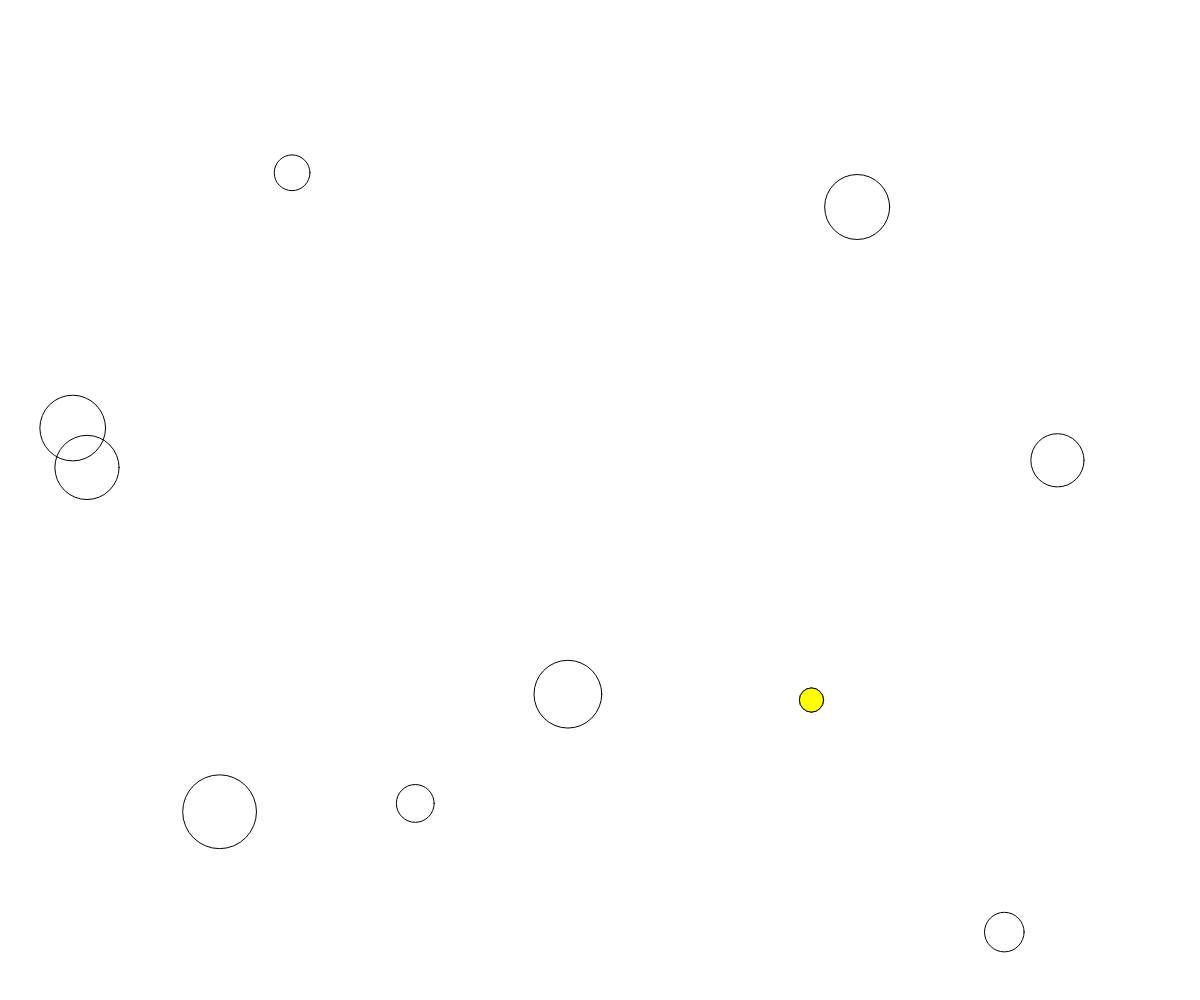
Frame 1 (no input)
Frame 60 (no input): identical to frame 1, image omitted
Frame 120 (the mouse pressed at the canvas centre since frame 60): identical to frame 1, image omitted

The p5.js sketch that drew this single still picture (run headless with seeded random() and noise() and a simulated clock; from frame 60 on, the mouse is pressed at the canvas centre):

// p5.js sketch
// ── sketch.js
// 10 Find the smallest circle
// Fahad Hussain
// March 6-2025

const NUM_CIRCLES = 10;

function setup() {
  createCanvas(windowWidth, windowHeight);
  generateCircles();
}

function draw() {
  // background(220);
}

function generateCircles(){
  // draw NUM_CIRCLES circles with no fill
  // the smallest one will be filled with a color
  // variables to track smallest so far
  let smallestDiameter = Infinity;
  let smallX, smallY;

  noFill();
  for (let num = 0; num < NUM_CIRCLES; num++){
    // generates the next circle
    let x = random(0, width);
    let y = random(0, height);
    let d = random(20, 80);
    circle(x, y, d);

    //"is this the smallest circle so far?"
    if (d < smallestDiameter){
      smallestDiameter = d;
      smallX = x; smallY = y;

    }
  }
  fill(255,255,0);
  circle(smallX, smallY, smallestDiameter);
}
